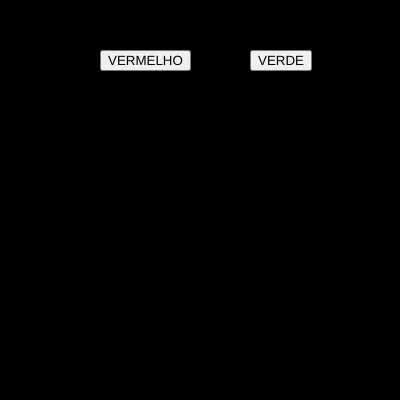
Frame 1 (no input)
Frame 60 (no input): identical to frame 1, image omitted
Frame 120 (the mouse pressed at the canvas centre since frame 60): identical to frame 1, image omitted

The p5.js sketch that drew this single still picture (run headless with seeded random() and noise() and a simulated clock; from frame 60 on, the mouse is pressed at the canvas centre):

// p5.js sketch
// ── sketch.js
var btn_red;
var btn_green;

var r = 0;
var g = 0;
var b = 0;

function setup() {
  createCanvas(400, 400);
  btn_red = createButton("VERMELHO");
  btn_red.position(100,50);
  btn_red.mousePressed(red_bg);
  
  
  btn_green = createButton("VERDE");
  btn_green.position(250,50);
  btn_green.mousePressed(green_bg);
  
}

function draw() {
  background(r,g,b);
}


function red_bg()
{
  r = 255;
  g = 0;
  b =0;
}

function green_bg()
{
  r = 0;
  g = 255;
  b =0;
}
